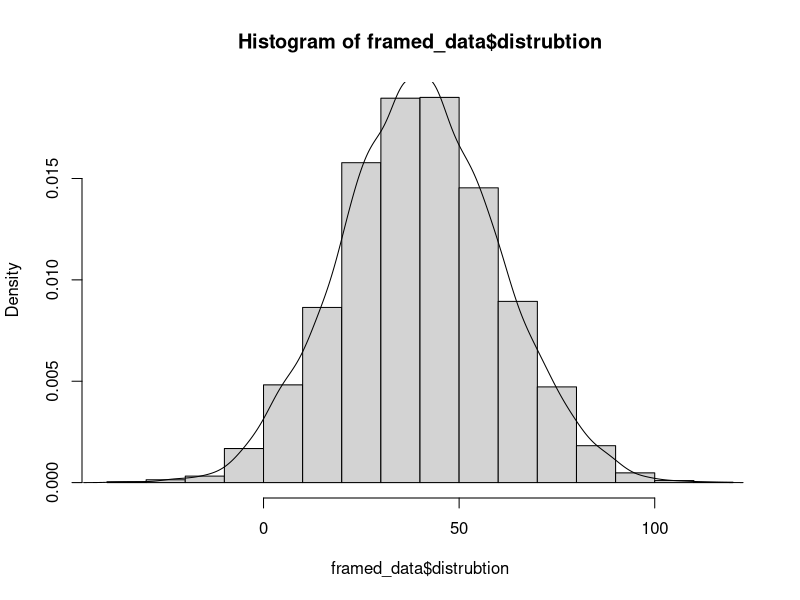

Here is the R script that generated this plot:
# GregoryJohnson_unit1_BIOL672.r
library("ggplot2")
library("reshape2")


set.seed(NULL)
distrubtion <- rnorm(5000, 40, 20)
range <- rnorm(5000)
#print(distrubtion)
framed_data <- data.frame(
  distrubtion
)
histogram <- hist(framed_data$distrubtion,
     probability = TRUE,
)
# Lines funtion needs to be separate
lines <- lines(density(framed_data$distrubtion))
print(histogram)
print(lines)


sink("desc.txt")
distrubtion.mean <- mean(distrubtion)
distrubtion.sd <- sd(distrubtion)



sprintf("mean %f",  distrubtion.mean)
sprintf("standard deviation %f", distrubtion.sd)
sink()
#
# matrix_distribution <- matrix(distrubtion)
# y <- apply(matrix_distribution, 2, mean)
# print(y)
# y.sd <- apply(matrix_distribution, 2, sd)
# print(y.sd)
# mid <- barplot(y)
#
# data.frame(
#   name <- range,
#   value <- 10,
#   sd <- distrubtion.sd
# )



# ggplot(framed_data) +
 #   geom_bar( aes(x=name, y=value), stat="identity", fill="skyblue", alpha=0.7) +
  #  geom_errorbar( aes(x=name, ymin=value-distrubtion.sd, ymax=value+distrubtion.sd),
 #                  width=0.4, colour="orange", alpha=0.9)

# Add error bars
# arrows(x0=x, y0=distrubtion.mean-distrubtion.sd, x1=x, y1=y+distrubtion.sd, code=3, angle=90, length=0.1)


# plot1 <- ggplot(data = framed_data, aes(x = distrubtion)) +
# geom_histogram(binwidth = 15)
# print(plot1)